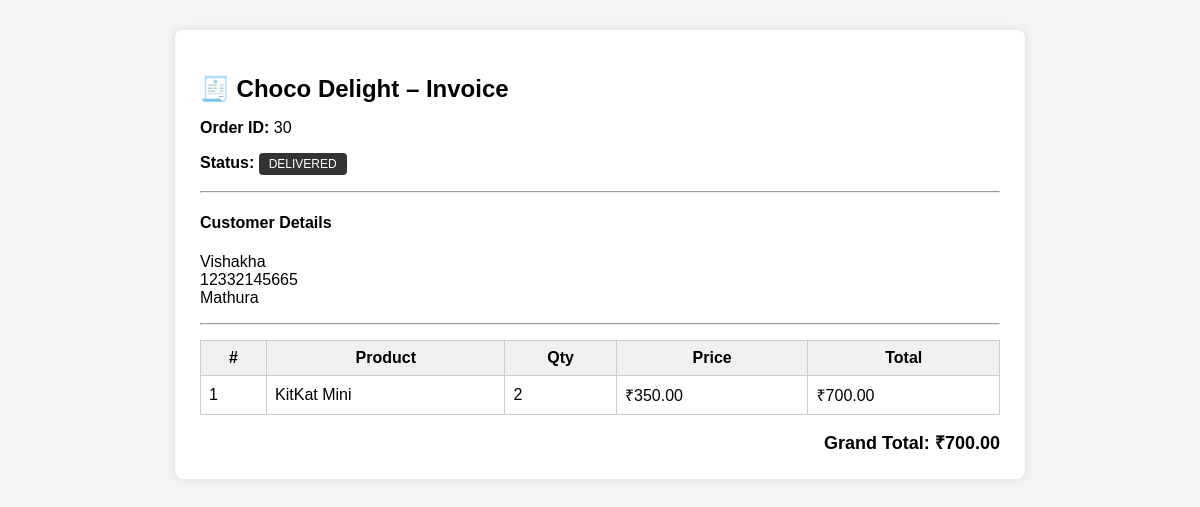
Page /delivery_invoice.php?id=30 (signed in) on the committed database.
### tables this page shows
CREATE TABLE `orders` (
  `id` int(11) NOT NULL,
  `customer_id` int(11) DEFAULT NULL,
  `total` decimal(10,2) DEFAULT NULL,
  `status` enum('pending','processing','shipped','delivered','cancelled') DEFAULT 'pending',
  `created_at` timestamp NOT NULL DEFAULT current_timestamp(),
  `delivery_person_id` int(11) DEFAULT NULL,
  `delivery_date` datetime DEFAULT NULL,
  `updated_at` datetime DEFAULT current_timestamp() ON UPDATE current_timestamp()
);

CREATE TABLE `customers` (
  `id` int(11) NOT NULL,
  `name` varchar(150) DEFAULT NULL,
  `email` varchar(150) DEFAULT NULL,
  `phone` varchar(50) DEFAULT NULL,
  `address` text DEFAULT NULL,
  `created_at` timestamp NOT NULL DEFAULT current_timestamp(),
  `password` varchar(255) NOT NULL
);

CREATE TABLE `order_items` (
  `id` int(11) NOT NULL,
  `order_id` int(11) NOT NULL,
  `product_id` int(11) DEFAULT NULL,
  `qty` int(11) DEFAULT 1,
  `price` decimal(10,2) DEFAULT NULL
);

CREATE TABLE `products` (
  `id` int(11) NOT NULL,
  `category_id` int(11) NOT NULL,
  `subcategory_id` int(11) DEFAULT NULL,
  `name` varchar(200) NOT NULL,
  `description` text DEFAULT NULL,
  `price` decimal(10,2) NOT NULL DEFAULT 0.00,
  `stock` int(11) NOT NULL DEFAULT 0,
  `image` varchar(255) DEFAULT NULL,
  `show_on_home` tinyint(1) DEFAULT 1,
  `created_at` timestamp NOT NULL DEFAULT current_timestamp(),
  `is_trending` tinyint(1) DEFAULT 0,
  `is_best_seller` tinyint(1) DEFAULT 0,
  `is_fresh` tinyint(1) DEFAULT 0
);

### delivery_invoice.php (the view, shortened to what this page needs)
<?php
$orderId    = intval($_GET['id'] ?? 0);
$deliveryId = $_SESSION['delivery_id'];
$conn       = getDBConnection();
$stmt = $conn->prepare("
    SELECT
        o.id,
        o.status,
        c.name AS customer_name,
        c.phone,
        c.address
    FROM orders o
    LEFT JOIN customers c ON o.customer_id = c.id
    WHERE o.id = ? AND o.delivery_person_id = ?
");
$stmt->bind_param("ii", $orderId, $deliveryId);
$stmt->execute();
$res = $stmt->get_result();
$order = $res->fetch_assoc();
$stmt = $conn->prepare("
    SELECT
        oi.qty,
        oi.price,
        p.name AS product_name
    FROM order_items oi
    JOIN products p ON oi.product_id = p.id
    WHERE oi.order_id = ?
");
$stmt->bind_param("i", $orderId);
$stmt->execute();
$items = $stmt->get_result();
?>
<!DOCTYPE html>
<html>
<head>
</head>
<body>
<div class="invoice-box">
<h2>🧾 Choco Delight – Invoice</h2>
<p><b>Order ID:</b> <?= $orderId ?></p>
<p><b>Status:</b> <span class="badge"><?= strtoupper($order['status']) ?></span></p>
<hr>
<h4>Customer Details</h4>
<p>
<?= htmlspecialchars($order['customer_name']) ?><br>
<?= htmlspecialchars($order['phone']) ?><br>
<?= nl2br(htmlspecialchars($order['address'])) ?>
</p>
<hr>
<table>
<tr>
    <th>#</th>
    <th>Product</th>
    <th>Qty</th>
    <th>Price</th>
    <th>Total</th>
</tr>
<?php
$i = 1;
$grandTotal = 0;
while ($row = $items->fetch_assoc()):
    $lineTotal = $row['qty'] * $row['price'];
    $grandTotal += $lineTotal;
?>
<tr>
    <td><?= $i++ ?></td>
    <td><?= htmlspecialchars($row['product_name']) ?></td>
    <td><?= $row['qty'] ?></td>
    <td>₹<?= number_format($row['price'], 2) ?></td>
    <td>₹<?= number_format($lineTotal, 2) ?></td>
</tr>
<?php endwhile; ?>
</table>
<div class="total">
    <strong>Grand Total: ₹<?= number_format($grandTotal, 2) ?></strong>
</div>
</div>
</body>
</html>

### delivery_invoice.php (style rules this page uses)
body { font-family: Arial, sans-serif; background:#f4f4f4; }
.invoice-box { max-width:800px; margin:30px auto; background:#fff; padding:25px; border-radius:8px; box-shadow:0 0 10px rgba(0,0,0,.1); }
h2 { margin-bottom:5px }
table { width:100%; border-collapse:collapse; margin-top:15px; }
th,td { border:1px solid #ccc; padding:8px; }
th { background:#f0f0f0 }
.total { text-align:right; font-size:18px; margin-top:15px; }
.badge { display:inline-block; padding:4px 10px; background:#333; color:#fff; border-radius:4px; font-size:12px; }

### rows in the picture
orders: status "DELIVERED", customer.name "Vishakha", customer.phone "12332145665", customer.address "Mathura"
order_items: product.name "KitKat Mini", qty "2", price "350.00", lineTotal "700.00"

### other values in the picture
$orderId "30"
$grandTotal "700.00"
